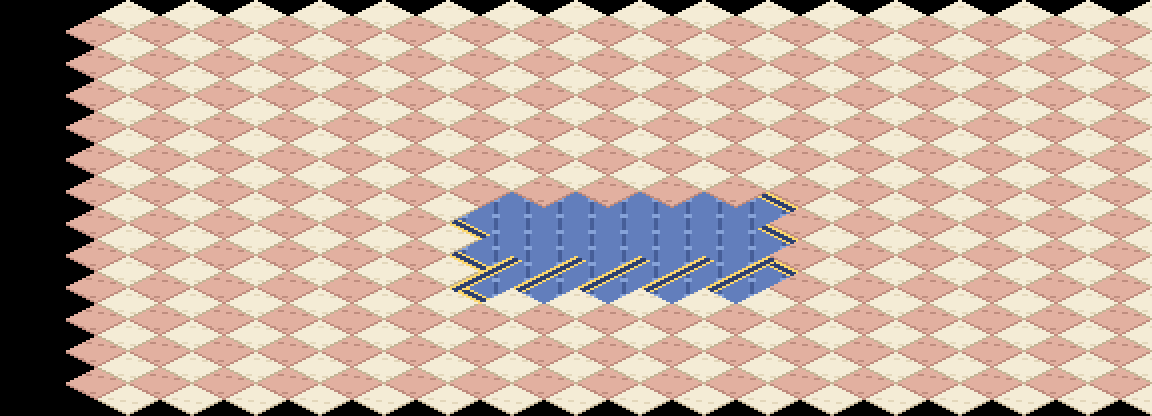

The image is a tile-based game level rendered from a .tmx file. Its description and complete source (layers, tilesets, objects, tile grids) follow:
An orthogonal 18x13 tile map with 64x32 px tiles, 1 tile layer (suelo).

<map version="1.10" orientation="orthogonal" renderorder="right-down" width="18" height="13" tilewidth="64" tileheight="32" infinite="0" nextlayerid="2" nextobjectid="1">
 <tileset firstgid="1" name="terreno_mundo" tilewidth="128" tileheight="64" tilecount="203" columns="8">
  <image source="../textures/../textures/terreno_mundo.png" width="1024" height="1664" />
 </tileset>
 <layer id="1" name="suelo" width="18" height="13">
  <data encoding="csv">
0,0,0,0,0,0,0,0,0,0,0,0,0,0,0,0,0,0,
0,164,164,164,164,164,164,164,164,164,164,164,164,164,164,164,164,164,
0,164,164,164,164,164,164,164,164,164,164,164,164,164,164,164,164,164,
0,164,164,164,164,164,164,164,164,164,164,164,164,164,164,164,164,164,
0,164,164,164,164,164,164,164,164,164,164,164,164,164,164,164,164,164,
0,164,164,164,164,164,164,164,164,164,164,164,164,164,164,164,164,164,
0,164,164,164,164,164,164,164,164,164,164,164,164,164,164,164,164,164,
0,164,164,164,164,164,164,184,182,182,182,186,164,164,164,164,164,164,
0,164,164,164,164,164,164,180,179,179,179,181,164,164,164,164,164,164,
0,164,164,164,164,164,164,185,183,183,183,187,164,164,164,164,164,164,
0,164,164,164,164,164,164,164,164,164,164,164,164,164,164,164,164,164,
0,164,164,164,164,164,164,164,164,164,164,164,164,164,164,164,164,164,
0,164,164,164,164,164,164,164,164,164,164,164,164,164,164,164,164,164
</data>
 </layer>
</map>
